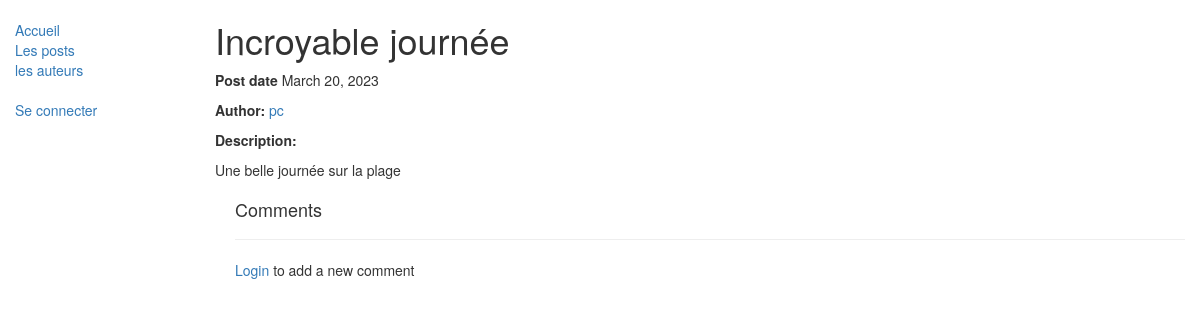
The page /blog/1 on the database its author committed.
### blog/models.py (models this page shows, shortened)
class Blog(models.Model):
    name = models.CharField(max_length=200)
    description = models.TextField(max_length=2000, help_text="Entrer une description")
    post_date = models.DateField(auto_now_add=True)
    author = models.ForeignKey(BlogAuthor, on_delete=models.SET_NULL, null=True)
    class Meta:
        ordering = ["-post_date"]

class BlogAuthor(models.Model):
    user = models.OneToOneField(User, on_delete=models.SET_NULL, null=True)
    bio = models.TextField(max_length=400, help_text="Entrer votre biographie")
    class Meta:
        ordering = ["user", "bio"]
    def __str__(self):
        return self.user.username

### blog/views.py (the view)
class BlogDetailView(generic.DetailView):
    model = Blog

### blog/templates/blog/blog_detail.html (shortened to what this page needs)
{% extends "base.html" %}
{% block content %}
<h1>{{ blog.name }}</h1>
<p><strong>Post date</strong> {{ blog.post_date }}</p>
<p><strong>Author:</strong> <a href="{% url 'blog:blogs-by-author' blog.author.pk %}">{{ blog.author }}</a></p>
<p><strong>Description:</strong></p>
<p style="white-space:pre-wrap;">{{ blog.description }}</p>
<div style="margin-left:20px;margin-top:20px">
<h4>Comments</h4>
<hr>
{% if user.is_authenticated %}
  <a href="{% url 'blog:blog-comment' blog.id %}">Add a new comment</a></p>
{% else %}
  <p><a href="{% url 'login'%}?next={{request.path}}">Login</a> to add a new comment</p>
{% endif %}
</div>
{% endblock %}

### rows shown on the page
Blog: name "Incroyable journée", post_date "March 20, 2023", author "pc", description "Une belle journée sur la plage"
